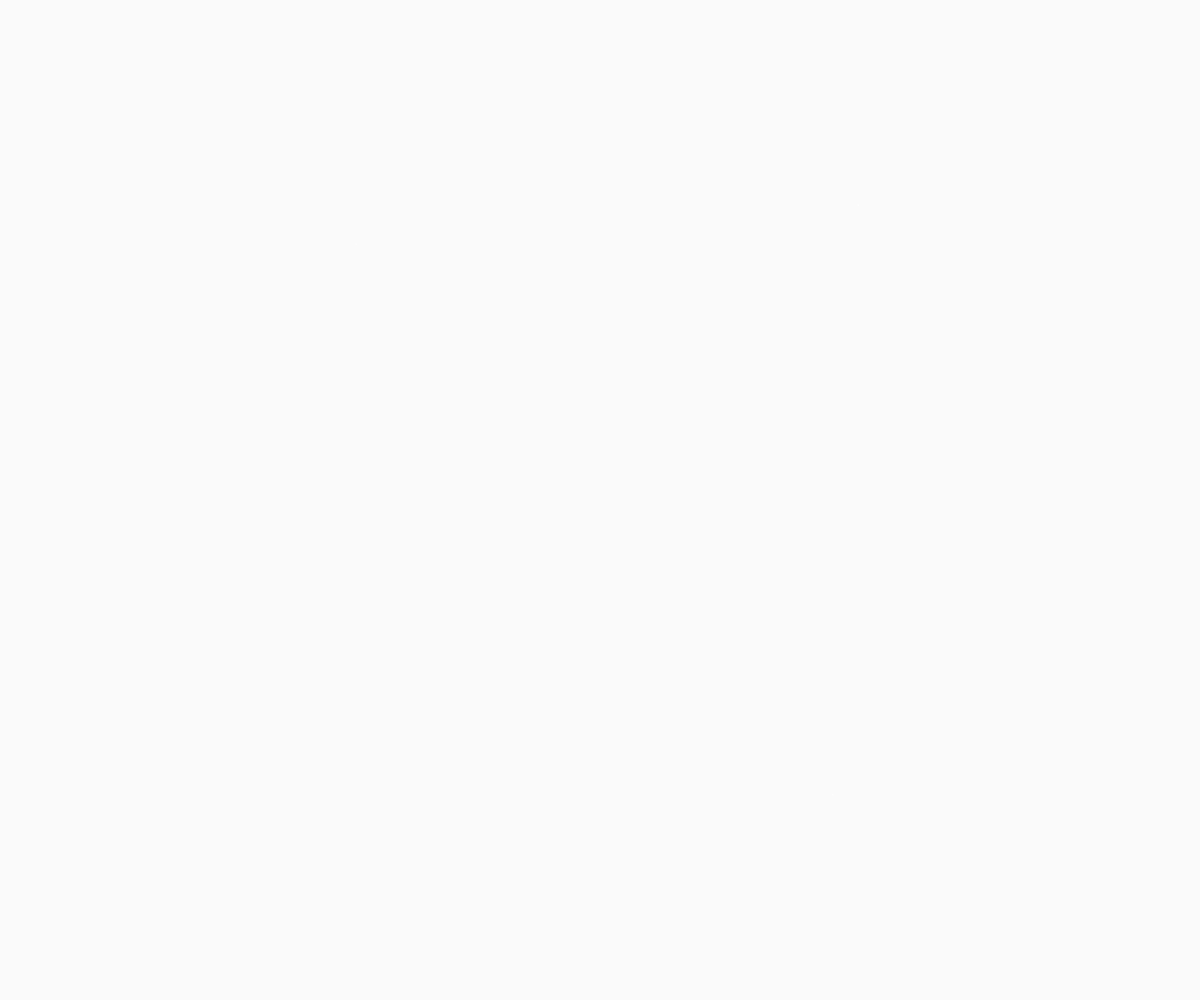
Frame 1 (no input)
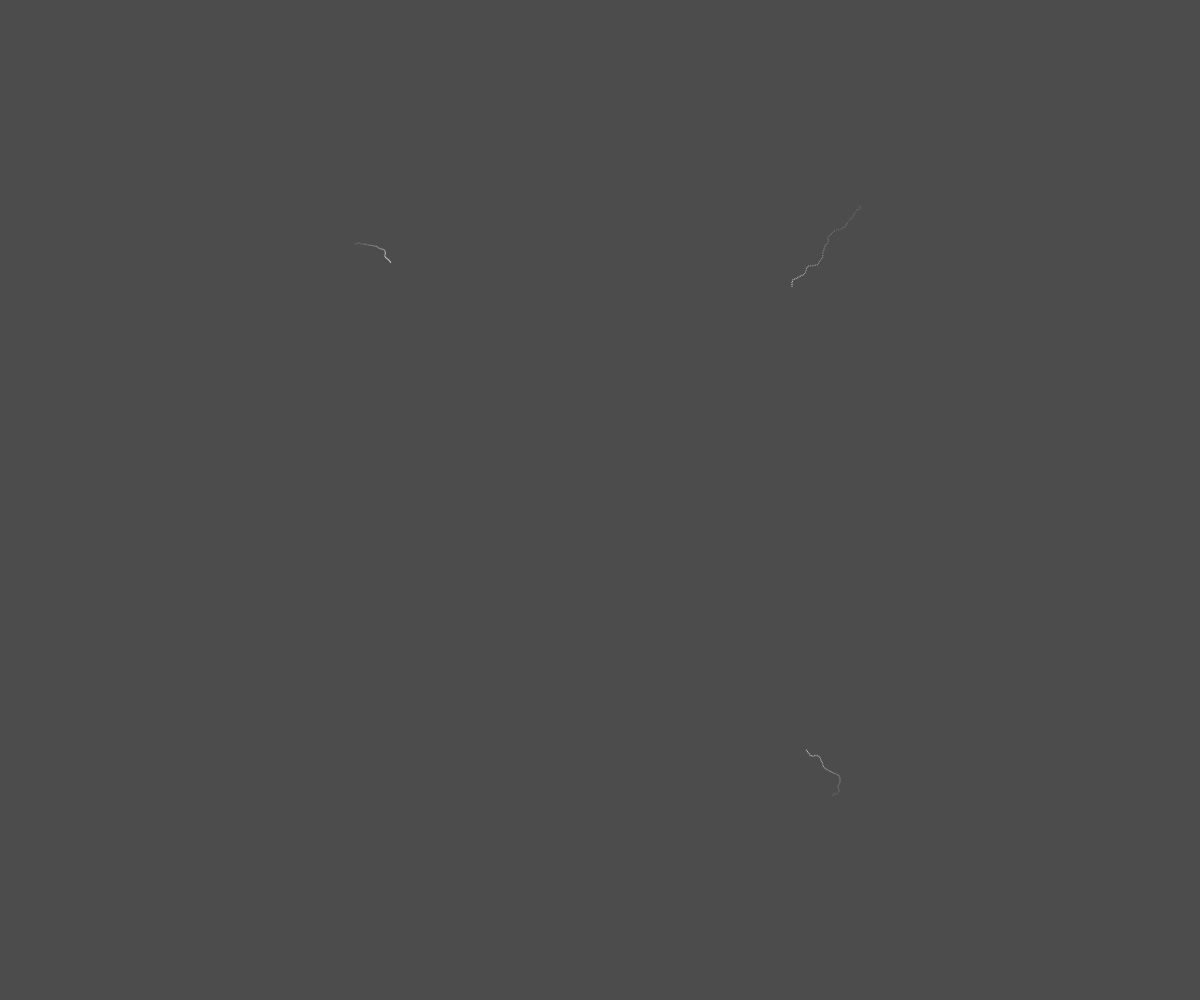
Frame 60 (no input)
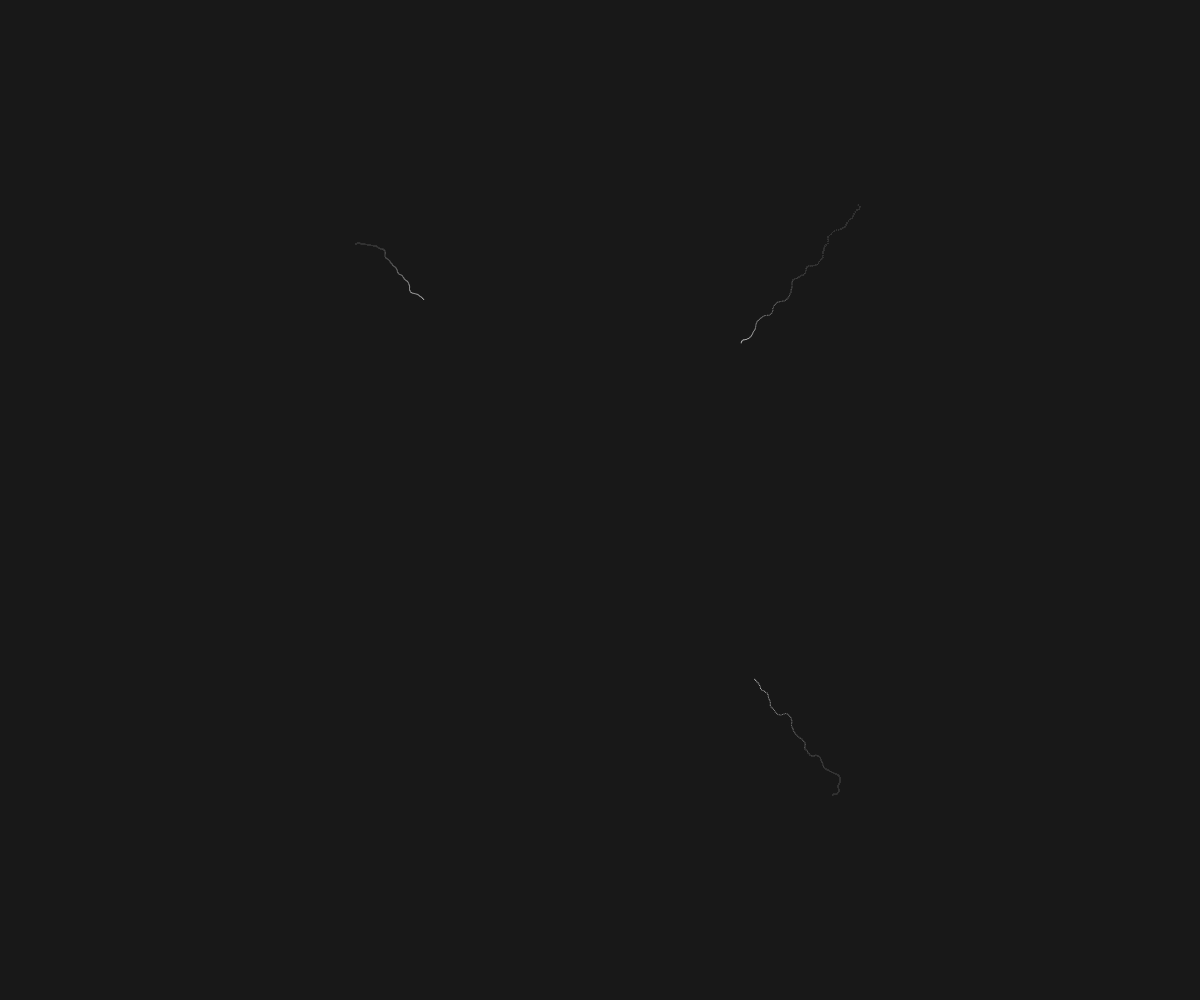
Frame 120 (the mouse pressed at the canvas centre since frame 60)

The p5.js sketch that drew these frames (run headless with seeded random() and noise() and a simulated clock; from frame 60 on, the mouse is pressed at the canvas centre):

// p5.js sketch
// ── sketch.js
/*
----- Coding Tutorial by Patt Vira ----- 
Name: Slime Molds (Physarum)
Video Tutorial: https://youtu.be/VyXxSNcgDtg

References: 
1. Algorithm by Jeff Jones: https://uwe-repository.worktribe.com/output/980579/characteristics-of-pattern-formation-and-evolution-in-approximations-of-physarum-transport-networks

Connect with Patt: @pattvira
https://www.pattvira.com/
----------------------------------------
*/

let molds = []; let num = 3;
let d; 

function updateSensorDist() {
    // Map mouseY to a range, for example, 10 to 100
    let newDist = map(mouseY, 0, height, 1, 360);
    console.log(newDist)
    for (let i = 0; i < molds.length; i++) {
      molds[i].sensorAngle = newDist;
    }
  }
  

  function keyPressed() {
    if (key === 'u') {  // Press 'u' to increase sensor distance
      updateSensorDist(500);  // Set to a new distance value, e.g., 50
    } else if (key === 'd') {  // Press 'd' to decrease sensor distance
      updateSensorDist(10);  // Set to a different distance value, e.g., 20
    }
  }

let gyroX = 0;
let gyroY = 0;
let gyroButton; // Add this at the top

// Request permission and listen for device orientation
function setup() {
  createCanvas(window.innerWidth, window.innerHeight);
  angleMode(DEGREES);
  d = pixelDensity();

  // Create the gyro access button for iOS
  if (typeof DeviceOrientationEvent !== 'undefined' && typeof DeviceOrientationEvent.requestPermission === 'function') {
    gyroButton = createButton('Enable Gyro Control');
    gyroButton.position(20, 20);
    gyroButton.style('font-size', '18px');
    gyroButton.mousePressed(requestGyroAccess);
  } else {
    // Non-iOS devices
    window.addEventListener('deviceorientation', handleGyro);
  }

  for (let i=0; i<num; i++) {
    molds[i] = new Mold();
  } 
}

function requestGyroAccess() {
  DeviceOrientationEvent.requestPermission()
    .then(response => {
      if (response === 'granted') {
        window.addEventListener('deviceorientation', handleGyro);
        if (gyroButton) gyroButton.hide();
      } else {
        alert('Gyro access denied.');
      }
    })
    .catch(console.error);
}

function handleGyro(event) {
  // event.beta: front-back tilt [-180,180], event.gamma: left-right tilt [-90,90]
  gyroX = map(event.gamma, -90, 90, 0, width);
  gyroY = map(event.beta, -180, 180, 0, height);
}

function draw() {
    background(0, 5);
    loadPixels();
  
    // Update sensorDist based on mouseY
    // updateSensorDist();
  
    for (let i = 0; i < num; i++) {
      if (key == "s") {
        molds[i].stop = true;
        updatePixels();
        noLoop();
      } else {
        molds[i].stop = false;
      }
  
      // Make each mold head toward the cursor
      molds[i].updateHeadingTowardsCursor();
      
      molds[i].update();
      molds[i].display();
    }
  }

// ── mold.js
class Mold {
  updateHeadingTowardsCursor() {
    // Use gyroX and gyroY instead of mouseX and mouseY
    let targetAngle = atan2(gyroY - this.y, gyroX - this.x);
    let noiseValue = noise(this.x * 0.1, this.y * 0.1) * 300;
    targetAngle += radians(noiseValue);
    targetAngle = degrees(targetAngle);
  
    // Smoothly transition the heading towards the target angle
    let turnSpeed = 100; // Determines how quickly they adjust direction
    this.heading = lerp(this.heading, targetAngle, turnSpeed / 100);
  }
      
      constructor() {
      // Mold variables
      this.x = random(width);
      this.y = random(height); 
      // this.x = random(width/2 - 20, width/2 + 20);
      // this.y = random(height/2 - 20, height/2 + 20); 
      this.r = 0.5;
      
      this.heading = random(360);
      this.vx = cos(this.heading);
      this.vy = sin(this.heading);
      this.rotAngle = 270;
      this.stop = false // Boolean variable to stop molds from moving 
      this.speed = random(1, 100); // Each mold gets a random speed

      this.noiseOffset = random(1000); // Random offset for each mold to make the noise different



   
      
      // Sensor variables
      this.rSensorPos = createVector(0, 0);
      this.lSensorPos = createVector(0, 0);
      this.fSensorPos = createVector(0, 0);
      this.sensorAngle = 50;
      this.sensorDist = 2050;
      
    }
    
    update() {   
      // Using this.stop to control when molds stop moving
      if (this.stop) {
        this.vx = 0;
        this.vy = 0;
      } else {
        let noiseFactor = noise(this.noiseOffset) * 0.1; // Adjust for desired effect
  this.vx = cos(this.heading) * this.speed * noiseFactor;
  this.vy = sin(this.heading) * this.speed * noiseFactor;

  this.noiseOffset += 0.01;
      }
      
      // Using % Modulo expression to wrap around the canvas
      this.x = (this.x + this.vx + width) % width;
      this.y = (this.y + this.vy + height) % height;

      if (random(1) < 0.02) { // Adjust probability as needed
        this.heading += random(-45, 45); // Randomly adjust heading
      }
      
      // Get 3 sensor positions based on current position and heading
      this.getSensorPos(this.rSensorPos, this.heading + this.sensorAngle);
      this.getSensorPos(this.lSensorPos, this.heading - this.sensorAngle);
      this.getSensorPos(this.fSensorPos, this.heading);
    
      // Get indices of the 3 sensor positions and get the color values from those indices
      let index, l, r, f;
      index = 4*(d * floor(this.rSensorPos.y)) * (d * width) + 4*(d * floor(this.rSensorPos.x));
      r = pixels[index];
      
      index = 4*(d * floor(this.lSensorPos.y)) * (d * width) + 4*(d * floor(this.lSensorPos.x));
      l = pixels[index];
      
      index = 4*(d * floor(this.fSensorPos.y)) * (d * width) + 4*(d * floor(this.fSensorPos.x));
      f = pixels[index];
      
      // Compare values of f, l, and r to determine movement 
      if (f > l && f > r) {
        this.heading += 0;
      } else if (f < l && f < r) {
        if (random(1) < 0.5) {
          this.heading += this.rotAngle;
        } else {
          this.heading -= this.rotAngle;
        }
      } else if (l > r) {
        this.heading += -this.rotAngle;
      } else if (r > l) {
        this.heading += this.rotAngle;
      }
      
      
    }
    
    display() {
      noStroke();
      fill(255);
      ellipse(this.x, this.y, this.r*2, this.r*2);
      
      line(this.x, this.y, this.x + this.r*3*this.vx, this.y + this.r*3*this.vy);
      fill(255, 0, 0);
      // ellipse(this.rSensorPos.x, this.rSensorPos.y, this.r*2, this.r*2);
      // ellipse(this.lSensorPos.x, this.lSensorPos.y, this.r*2, this.r*2);
      // ellipse(this.fSensorPos.x, this.fSensorPos.y, this.r*2, this.r*2);
      
    }
    
    getSensorPos(sensor, angle) {
      sensor.x = (this.x + this.sensorDist*cos(angle) + width) % width;
      sensor.y = (this.y + this.sensorDist*sin(angle) + height) % height;
    }
  
  }
